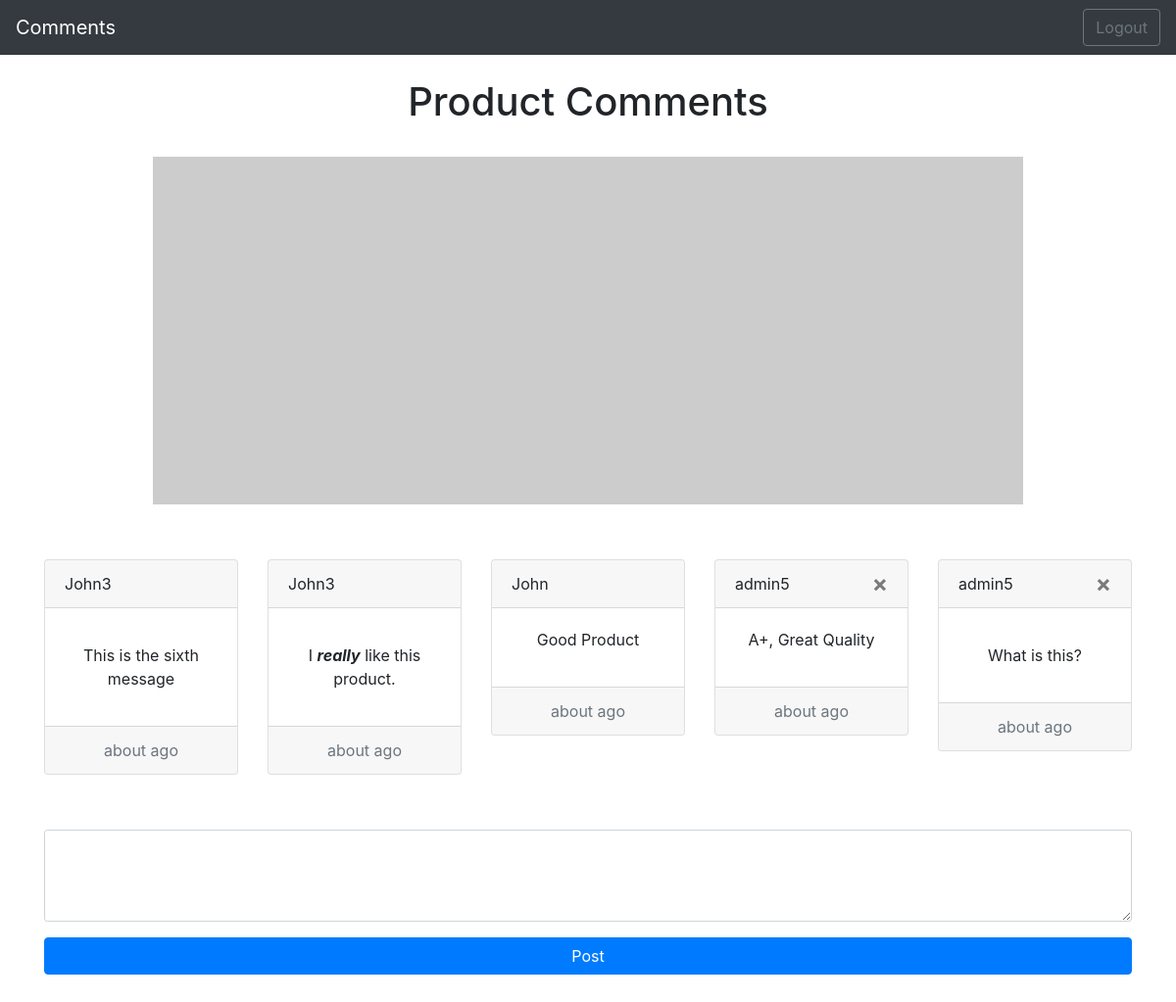
Screenshot of /index.php (signed in) with the database file from the repository.
### tables this page shows
CREATE TABLE `comments` (
  `id` int(11) NOT NULL,
  `comment` longtext NOT NULL,
  `user_id` int(11) NOT NULL,
  `created_at` datetime NOT NULL,
  `deleted_at` datetime DEFAULT NULL
);

CREATE TABLE `users` (
  `id` int(11) NOT NULL,
  `username` varchar(255) NOT NULL,
  `password` varchar(255) NOT NULL,
  `email` varchar(255) DEFAULT NULL
);

### includes/functions.php (called while the page is built, shortened)
<?php
function escape($string){
    global $connection;
    return mysqli_real_escape_string($connection, trim($string));
}
function html_cut($text, $max_length)
{
    $tags   = array();
    $result = "";
    $is_open   = false;
    $grab_open = false;
    $is_close  = false;
    $in_double_quotes = false;
    $in_single_quotes = false;
    $tag = "";
    $i = 0;
    $stripped = 0;
    $stripped_text = strip_tags($text);
    while ($i < strlen($text) && $stripped < strlen($stripped_text) && $stripped < $max_length)
    {
        $symbol  = $text{$i};
        $result .= $symbol;
        switch ($symbol)
        {
            case '<':
                $is_open   = true;
                $grab_open = true;
                break;
            case '/':
                if ($is_open && !$in_double_quotes && !$in_single_quotes)
                {
                    $is_close  = true;
                    $is_open   = false;
                    $grab_open = false;
                }
                break;
            case ' ':
                if ($is_open)
                    $grab_open = false;
                else
                    $stripped++;
                break;
            case '>':
                if ($is_open)
                {
                    $is_open   = false;
                    $grab_open = false;
                    array_push($tags, $tag);
                    $tag = "";
                }
                else if ($is_close)
                {
                    $is_close = false;
                    array_pop($tags);
                    $tag = "";
                }
                break;
            default:
                if ($grab_open || $is_close)
                    $tag .= $symbol;
                if (!$is_open && !$is_close)
                    $stripped++;
        }
        $i++;
    }
    while ($tags)
        $result .= "</".array_pop($tags).">";
    return $result;
}
?>

### index.php (the view, shortened to what this page needs)
<?php
include 'includes/header.php';
?>
<div class="container">
    <div class="row">
        <div class="col-sm-12 my-4">
            <h1 class="text-center">Product Comments</h1>
        </div>
    </div>
    <div class="row">
        <div class="col-sm-12 placeholder">
            <img src="http://placehold.it/700x250"
                 srcset="http://placehold.it/1000x400 1000w"
                 alt="Placeholder"
            />
        </div>
    </div>
        <?php
            if(isset($_SESSION['username'])):
                $comment_query = "SELECT comments.id AS comment_id, ";
                $comment_query .= "comments.comment AS comment, ";
                $comment_query .= "comments.created_at AS created_at, ";
                $comment_query .= "users.username AS username FROM comments ";
                $comment_query .= "INNER JOIN users ON comments.user_id=users.id ";
                $comment_query .= "WHERE deleted_at IS NULL ";
                $comment_query .= "ORDER BY comments.created_at DESC LIMIT 5 ";
                $select_comments = mysqli_query($connection, $comment_query);
                $comment_count = mysqli_num_rows($select_comments);
                if($comment_count < 1 ):?>
                     <div class="row my-5">
                        <div class='col-sm-12'><h3 class='text-center'>No Comments Available</h3></div>;
                     </div>
                <?php else: ?>
                    <div class="row my-5">
                        <?php while ($row = mysqli_fetch_assoc($select_comments)):
                            $comment_author = escape($row['username']);
                            $comment_date = escape($row['created_at']);
                            $comment_content = escape(html_cut($row['comment'], 200));
                        ?>
                        <div class="col-12 col-md my-2">
                            <div class="card text-center">
                                <div class="card-header text-left">
                                    <?php if($comment_author === $_SESSION['username']): ?>
                                        <form action="includes/delete.php" method="post">
                                            <button class="close" name="delete_comment">&times;</button>
                                        </form>
                                    <?php endif; ?>
                                    <?php echo $comment_author ?>
                                </div>
                                <div class="card-body">
                                    <p><?php echo stripslashes(str_replace('\r\n',PHP_EOL,$comment_content)) ?></p>
                                </div>
                                <div class="card-footer text-muted">
                                    <time class="timeago" datetime="<? echo $comment_date ?>">about ago</time>
                                </div>
                            </div>
                        </div>
                    <?php endwhile; ?>
                    </div>
                    <div class="row my-4">
                        <div class="col-sm-12">
                            <form role="form" action="includes/comment.php" method="post" class="form">
                                <div class="form-group">
                                    <textarea id="comment_form"
                                              name="comment_content"
                                              class="form-control form-control-sm"
                                              rows="4"></textarea>
                                </div>
                                <div class="form-group">
                                    <button type="submit"
                                            name="add_comment"
                                            class="btn btn-primary btn-block">Post</button>
                                </div>
                            </form>
                        </div>
                    </div>
        <?php endif;
        endif; ?>
    </div>
<?php
include 'includes/footer.php';

### includes/header.php (shortened to what this page needs)
<?php
include "db.php";
include "functions.php";
?>
<!doctype html>
<html lang="en">
<head>
    <link rel="stylesheet"
          href="https://maxcdn.bootstrapcdn.com/bootstrap/4.0.0/css/bootstrap.min.css"
>
    <link rel="stylesheet"
          href="assets/css/custom.css">
</head>
<body>
<nav class="navbar navbar-expand-lg sticky-top navbar-dark bg-dark">
    <a class="navbar-brand" href="./">Comments</a>
    <ul class="nav navbar-nav flex-row justify-content-between ml-auto">
        <li class="dropdown order-1">
            <?php if(!isset($_SESSION['username'])): ?>
            <button type="button"
                    id="dropdownMenu"
                    data-toggle="dropdown"
                    class="btn btn-outline-secondary dropdown-toggle">
                Login <span class="caret"></span></button>
            <ul class="dropdown-menu dropdown-menu-right mt-2">
                <li class="px-3 py-2">
                    <form role="form" class="form" action="includes/login.php" method="post">
                        <div class="form-group">
                            <input id="username"
                                   name="username"
                                   placeholder="username"
                                   class="form-control form-control-sm"
                                   type="text" required>
                        </div>
                        <div class="form-group">
                            <input id="password"
                                   name="password"
                                   placeholder="password"
                                   class="form-control form-control-sm"
                                   type="password" required>
                        </div>
                        <div class="form-group">
                            <button type="submit"
                                    name="login"
                                    class="btn btn-primary btn-block">Login</button>
                        </div>
                        <div class="form-group text-center">
                            <small><a href="register.php">New User?</a></small>
                        </div>
                    </form>
                </li>
            </ul>
            <?php else: ?>
            <form role="form" action="includes/logout.php" method="post">
                <button type="submit"
                        name="logout"
                        class="btn btn-outline-secondary">Logout</button>
            </form>
            <?php endif ?>
        </li>
    </ul>
</nav>

### includes/footer.php (shortened to what this page needs)
</body>
</html>

### assets/css/custom.css (style rules this page uses)
.placeholder img { width: 80%; margin: 0 10%; }

### rows the page displays
comments: user.username "John3", comment "This is the sixth message"
comments: user.username "John3", comment "I really like this product."
comments: user.username "John", comment "Good Product"
comments: user.username "admin5", comment "A+, Great Quality"
comments: user.username "admin5", comment "What is this?"
